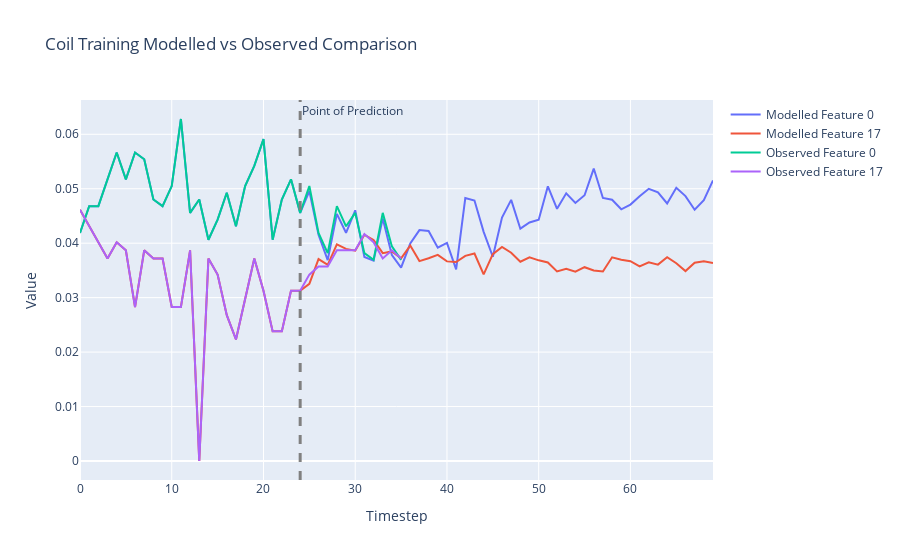

Here is the notebook cell this chart was saved with:
### Markdown cell above
## Coil Predictions vs Observed

### Code cell
states = []
# Select the batch we want to make predictions for
batch = 10

# After what step do we want the coil to start making its own predictions?
prediction_step = 24

# What features do we want to plot?
feature_sel = [0,17]

# Grab starting state tensor
state_tensor = X[:,0,:]

# How many steps do we want to run the coil overall?
max_steps = 70

states.append(state_tensor[batch,feature_sel])
batch_size = X.shape[0]
transition_tensor = torch.softmax(torch.zeros(batch_size, n_features, n_features), dim = 1).to("cuda")
for step_state in range(1,max_steps):
    state_tensor, transition_tensor = model.step_coil(state_tensor, transition_tensor)
    if step_state <= prediction_step:
        state_tensor = X[:,step_state,:]
    states.append(state_tensor[batch,feature_sel])
    
# Move state dynamics to CPU
data = [row.to('cpu').detach().numpy() for row in states]
traces = list(zip(*data))

# Create the figure and add traces
fig = go.Figure()

# Plotting
for i, trace in enumerate(traces):
    model_trace = go.Scatter(y=trace, mode='lines', name=f'Modelled Feature {feature_sel[i]}')
    fig.add_trace(model_trace)
    
    
# Get observed data to CPU and plot
data = X[batch,:,feature_sel].to('cpu')
# Transpose the data to get 5 traces
traces = list(zip(*data))

# Plotting
for i, trace in enumerate(traces):
    obs_trace = go.Scatter(y=trace, mode='lines', name=f'Observed Feature {feature_sel[i]}')
    fig.add_trace(obs_trace)
    
# Add Line highlighting when the coil becomes responsible for its own predictions
fig.add_vline(x=prediction_step, line_width=3, line_dash="dash", line_color="grey", annotation_text='Point of Prediction')    

# Add title and labels
fig.update_layout(title=f'Coil Training Modelled vs Observed Comparison',
                    xaxis_title='Timestep',
                    yaxis_title='Value')

# Show the figure
fig.show()

### Figure 1 — Plotly figure (JSON) as saved in the notebook; plotly's stock layout.template omitted (floating-point values rounded to 4 significant figures)
{"data": [{"mode": "lines", "name": "Modelled Feature 0", "type": "scatter", "y": [0.04187, 0.0468, 0.0468, 0.05172, 0.05665, 0.05172, 0.05665, 0.05542, 0.04803, 0.0468, 0.05049, 0.06281, 0.04557, 0.04803, 0.04064, 0.04433, 0.04926, 0.0431, 0.05049, 0.05419, 0.05911, 0.04064, 0.04803, 0.05172, 0.04557, 0.04957, 0.04153, 0.03688, 0.04538, 0.04191, 0.04604, 0.03747, 0.03679, 0.04452, 0.0378, 0.0355, 0.03993, 0.04241, 0.04224, 0.03918, 0.04007, 0.03518, 0.04827, 0.04783, 0.04209, 0.03751, 0.04471, 0.04795, 0.04266, 0.04381, 0.04431, 0.05044, 0.04632, 0.04916, 0.04739, 0.04881, 0.05371, 0.0483, 0.04799, 0.04623, 0.04709, 0.04862, 0.04999, 0.04934, 0.04731, 0.05017, 0.04865, 0.04614, 0.04791, 0.05153]}, {"mode": "lines", "name": "Modelled Feature 17", "type": "scatter", "y": [0.04613, 0.04315, 0.04018, 0.0372, 0.04018, 0.03869, 0.02827, 0.03869, 0.0372, 0.0372, 0.02827, 0.02827, 0.03869, 0, 0.0372, 0.03423, 0.02679, 0.02232, 0.02976, 0.0372, 0.03125, 0.02381, 0.02381, 0.03125, 0.03125, 0.03254, 0.03709, 0.03601, 0.0398, 0.03895, 0.03861, 0.04153, 0.0406, 0.03816, 0.03849, 0.03722, 0.03956, 0.03671, 0.03724, 0.03785, 0.03666, 0.03654, 0.03768, 0.03811, 0.03427, 0.038, 0.03932, 0.03826, 0.03659, 0.03741, 0.03685, 0.03647, 0.03482, 0.03531, 0.03475, 0.03559, 0.03499, 0.03479, 0.03741, 0.03698, 0.0367, 0.03574, 0.0365, 0.03606, 0.03742, 0.03632, 0.03488, 0.03641, 0.0367, 0.03636]}, {"mode": "lines", "name": "Observed Feature 0", "type": "scatter", "y": [0.04187, 0.0468, 0.0468, 0.05172, 0.05665, 0.05172, 0.05665, 0.05542, 0.04803, 0.0468, 0.05049, 0.06281, 0.04557, 0.04803, 0.04064, 0.04433, 0.04926, 0.0431, 0.05049, 0.05419, 0.05911, 0.04064, 0.04803, 0.05172, 0.04557, 0.05049, 0.04187, 0.03818, 0.0468, 0.0431, 0.04557, 0.03818, 0.03695, 0.04557, 0.03941, 0.03695]}, {"mode": "lines", "name": "Observed Feature 17", "type": "scatter", "y": [0.04613, 0.04315, 0.04018, 0.0372, 0.04018, 0.03869, 0.02827, 0.03869, 0.0372, 0.0372, 0.02827, 0.02827, 0.03869, 0, 0.0372, 0.03423, 0.02679, 0.02232, 0.02976, 0.0372, 0.03125, 0.02381, 0.02381, 0.03125, 0.03125, 0.03423, 0.03571, 0.03571, 0.03869, 0.03869, 0.03869, 0.04167, 0.04018, 0.0372, 0.03869, 0.0372]}], "layout": {"annotations": [{"showarrow": false, "text": "Point of Prediction", "x": 24, "xanchor": "left", "xref": "x", "y": 1, "yanchor": "top", "yref": "y domain"}], "shapes": [{"line": {"color": "grey", "dash": "dash", "width": 3}, "type": "line", "x0": 24, "x1": 24, "xref": "x", "y0": 0, "y1": 1, "yref": "y domain"}], "title": {"text": "Coil Training Modelled vs Observed Comparison"}, "xaxis": {"title": {"text": "Timestep"}}, "yaxis": {"title": {"text": "Value"}}}}
